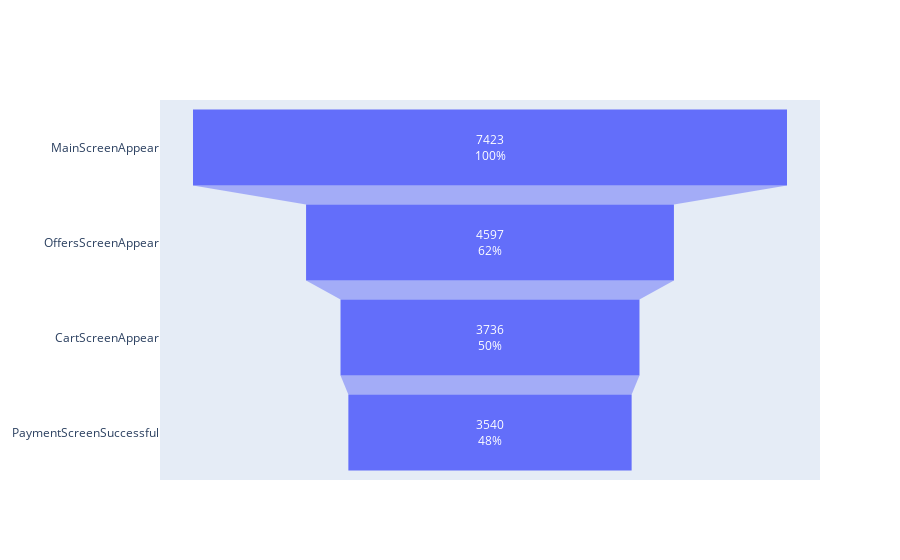

Write notebook code for a chart like this one.
### Code cell
#draw a funnel

fig = go.Figure(go.Funnel(
    y = users_cnt['event_name'],
    x = users_cnt['device_id'],
    textposition = "inside",
    textinfo = "value+percent initial")
    )

fig.show()

### Figure 1 — Plotly figure (JSON) as saved in the notebook; plotly's stock layout.template omitted (floating-point values rounded to 4 significant figures)
{"data": [{"textinfo": "value+percent initial", "textposition": "inside", "type": "funnel", "x": [7423, 4597, 3736, 3540], "y": ["MainScreenAppear", "OffersScreenAppear", "CartScreenAppear", "PaymentScreenSuccessful"]}], "layout": {}}
